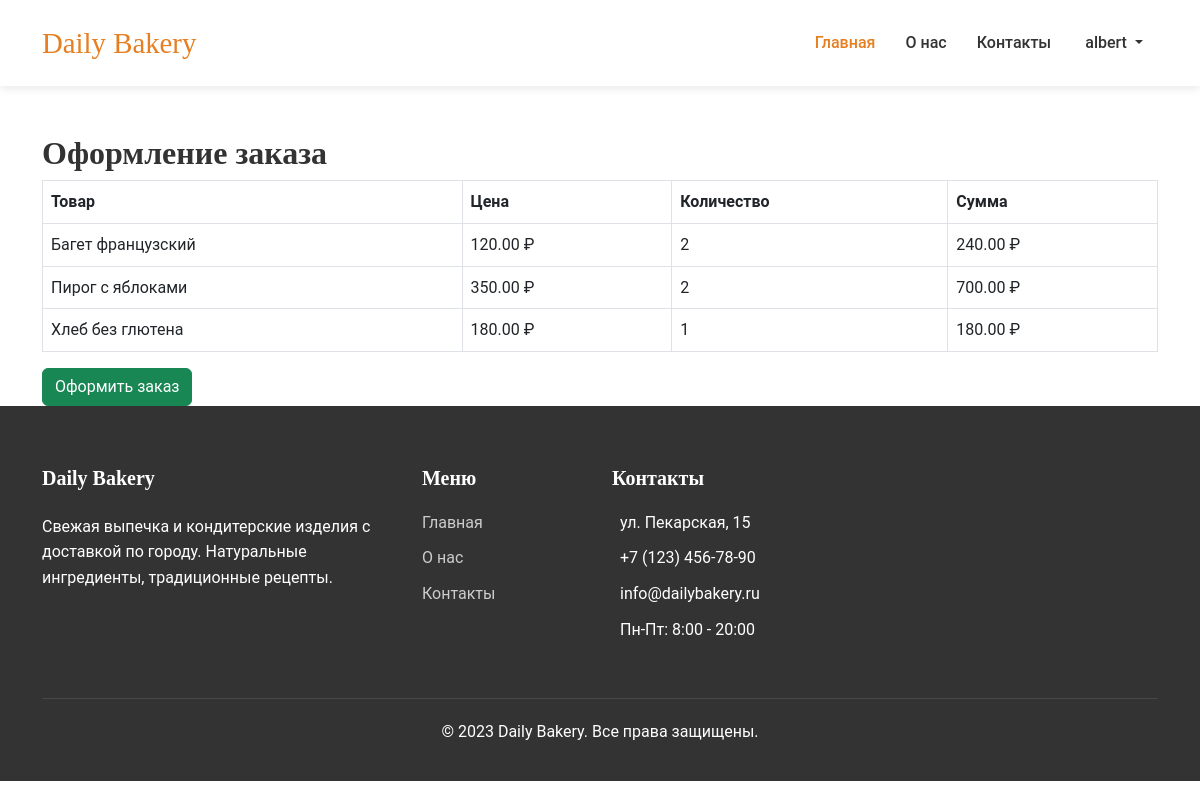
Page /orders.php (signed in) on the committed database.
### tables this page shows
CREATE TABLE `cart` (
  `id` int(11) NOT NULL,
  `user_id` int(11) NOT NULL,
  `product_id` int(11) NOT NULL,
  `quantity` int(11) NOT NULL DEFAULT 1,
  `created_at` timestamp NOT NULL DEFAULT current_timestamp(),
  `updated_at` timestamp NOT NULL DEFAULT current_timestamp() ON UPDATE current_timestamp()
);

CREATE TABLE `products` (
  `id` int(11) NOT NULL,
  `name` varchar(100) NOT NULL,
  `category` varchar(50) NOT NULL,
  `price` decimal(10,2) NOT NULL,
  `short_description` varchar(255) DEFAULT NULL,
  `description` text DEFAULT NULL,
  `image_url` varchar(255) NOT NULL,
  `weight` int(11) DEFAULT NULL COMMENT 'Вес в граммах',
  `is_popular` tinyint(1) DEFAULT 0,
  `is_new` tinyint(1) DEFAULT 1,
  `ingredients` text DEFAULT NULL,
  `nutritional_value` text DEFAULT NULL COMMENT 'Пищевая ценность',
  `created_at` timestamp NOT NULL DEFAULT current_timestamp(),
  `updated_at` timestamp NOT NULL DEFAULT current_timestamp() ON UPDATE current_timestamp()
);

### orders.php (the view, shortened to what this page needs)
<?php
$conn = new mysqli("localhost", "root", "", "bakery_db");
$user_id = $_SESSION['user_id'];
$stmt = $conn->prepare("
    SELECT p.id, p.name, p.price, c.quantity, p.image_url
    FROM cart c
    JOIN products p ON c.product_id = p.id
    WHERE c.user_id = ?
");
$stmt->bind_param("i", $user_id);
$stmt->execute();
$result = $stmt->get_result();
$cart_items = $result->fetch_all(MYSQLI_ASSOC);
if (empty($cart_items)) {
    $order_success = false;
} else {
    $order_success = null;
}
?>
<!DOCTYPE html>
<html lang="ru">
<head>
    <link href="https://cdn.jsdelivr.net/npm/bootstrap@5.3.0/dist/css/bootstrap.min.css"  rel="stylesheet">
    <link rel="stylesheet" href="styles.css">
</head>
<body>
<nav class="navbar navbar-expand-lg sticky-top">
    <div class="container">
        <a class="navbar-brand" href="#">Daily Bakery</a>
        <div class="collapse navbar-collapse" id="navbarNav">
            <ul class="navbar-nav ms-auto">
                <li class="nav-item">
                    <a class="nav-link active" href="index.php">Главная</a>
                </li>
                <li class="nav-item">
                    <a class="nav-link" href="about.php">О нас</a>
                </li>
                <li class="nav-item">
                    <a class="nav-link" href="contact.php">Контакты</a>
                </li>
                <?php if (isset($_SESSION['username'])): ?>
                    <li class="nav-item dropdown">
                        <a class="nav-link dropdown-toggle" href="#" id="navbarDropdown" role="button" data-bs-toggle="dropdown" aria-expanded="false">
                            <i class="bi bi-person-circle me-1"></i><?= htmlspecialchars($_SESSION['username']); ?>
                        </a>
                    </li>
                <?php endif; ?>
            </ul>
        </div>
    </div>
</nav>
<div class="container mt-5">
    <?php if ($order_success === true): ?>
        <div class="alert alert-success text-center">
            <h4>Заказ успешно оформлен!</h4>
            <p>Номер вашего заказа: <strong><?= $order_number ?></strong></p>
            <a href="index.php" class="btn btn-primary">На главную</a>
        </div>
    <?php else: ?>
        <h2>Оформление заказа</h2>
        <table class="table table-bordered">
            <thead>
            <tr>
                <th>Товар</th>
                <th>Цена</th>
                <th>Количество</th>
                <th>Сумма</th>
            </tr>
            </thead>
            <tbody>
            <?php foreach ($cart_items as $item): ?>
                <tr>
                    <td><?= htmlspecialchars($item['name']) ?></td>
                    <td><?= number_format($item['price'], 2) ?> ₽</td>
                    <td><?= $item['quantity'] ?></td>
                    <td><?= number_format($item['price'] * $item['quantity'], 2) ?> ₽</td>
                </tr>
            <?php endforeach; ?>
            </tbody>
        </table>
        <form method="POST">
            <button type="submit" name="checkout" class="btn btn-success">Оформить заказ</button>
        </form>
    <?php endif; ?>
</div>
<footer>
    <div class="container">
        <div class="row">
            <div class="col-md-4">
                <h5 class="mb-4">Daily Bakery</h5>
                <p>Свежая выпечка и кондитерские изделия с доставкой по городу. Натуральные ингредиенты, традиционные рецепты.</p>
                <div class="social-icons">
                </div>
            </div>
            <div class="col-md-2">
                <div class="footer-links">
                    <h5>Меню</h5>
                    <ul>
                        <li><a href="index.php">Главная</a></li>
                        <li><a href="about.php">О нас</a></li>
                        <li><a href="contact.php">Контакты</a></li>
                    </ul>
                </div>
            </div>
            <div class="col-md-3">
                <div class="footer-links">
                    <h5>Контакты</h5>
                    <ul>
                        <li><i class="bi bi-geo-alt me-2"></i>ул. Пекарская, 15</li>
                        <li><i class="bi bi-telephone me-2"></i>+7 (123) 456-78-90</li>
                        <li><i class="bi bi-envelope me-2"></i>info@dailybakery.ru</li>
                        <li><i class="bi bi-clock me-2"></i>Пн-Пт: 8:00 - 20:00</li>
                    </ul>
                </div>
            </div>
        </div>
        <div class="copyright text-center">
            <p>&copy; 2023 Daily Bakery. Все права защищены.</p>
        </div>
    </div>
</footer>
</body>
</html>

### styles.css (style rules this page uses)
:root { --primary-color: #e67e22; --secondary-color: #f39c12; --dark-color: #333; --light-color: #f9f9f9; --accent-color: #e74c3c; }
body { font-family: 'Roboto', sans-serif; color: var(--dark-color); background-color: #fff; line-height: 1.6; }
h1, h2, h3, h4, h5 { font-family: 'Playfair Display', serif; font-weight: 700; }
.navbar { background-color: white; box-shadow: 0 2px 10px rgba(0,0,0,0.1); padding: 15px 0; }
.navbar-brand { font-family: 'Playfair Display', serif; font-size: 1.8rem; color: var(--primary-color) !important; }
.nav-link { font-weight: 500; padding: 8px 15px !important; color: var(--dark-color) !important; transition: all 0.3s ease; }
.nav-link:hover, .nav-link.active { color: var(--primary-color) !important; }
footer { background-color: var(--dark-color); color: white; padding: 60px 0 20px; }
.footer-links h5 { margin-bottom: 20px; color: white; }
.footer-links ul { list-style: none; padding-left: 0; }
.footer-links li { margin-bottom: 10px; }
.footer-links a { color: #ccc; text-decoration: none; transition: all 0.3s ease; }
.copyright { border-top: 1px solid rgba(255,255,255,0.1); padding-top: 20px; margin-top: 40px; }

### rows in the picture
cart: product.name "Багет французский", product.price "120.00", quantity "2", $item['price'] * $item['quantity'] "240.00"
cart: product.name "Пирог с яблоками", product.price "350.00", quantity "2", $item['price'] * $item['quantity'] "700.00"
cart: product.name "Хлеб без глютена", product.price "180.00", quantity "1", $item['price']*$item['quantity'] "180.00"

### other values in the picture
$_SESSION['username'] "albert"
